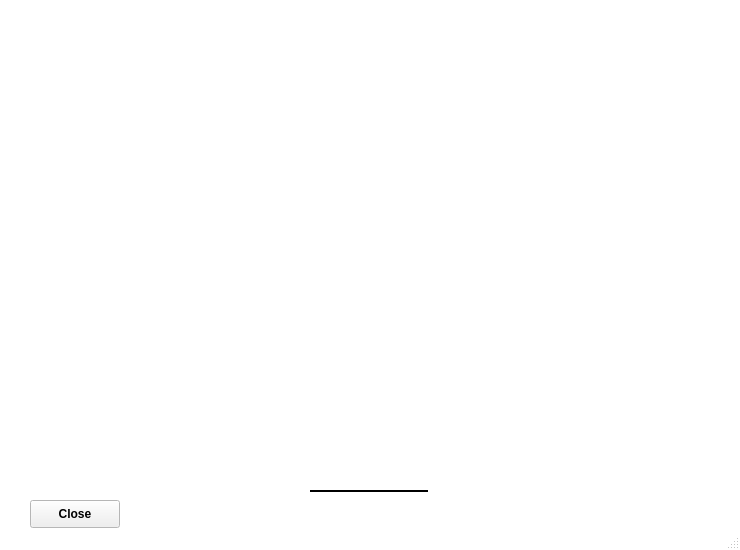
<?xml version="1.0" encoding="UTF-8"?>
<ui version="4.0">
 <class>ManualDialog</class>
 <widget class="QDialog" name="ManualDialog">
  <property name="geometry">
   <rect>
    <x>0</x>
    <y>0</y>
    <width>740</width>
    <height>550</height>
   </rect>
  </property>
  <property name="minimumSize">
   <size>
    <width>740</width>
    <height>550</height>
   </size>
  </property>
  <property name="palette">
   <palette>
    <active>
     <colorrole role="WindowText">
      <brush brushstyle="SolidPattern">
       <color alpha="255">
        <red>255</red>
        <green>255</green>
        <blue>255</blue>
       </color>
      </brush>
     </colorrole>
     <colorrole role="Base">
      <brush brushstyle="SolidPattern">
       <color alpha="255">
        <red>255</red>
        <green>255</green>
        <blue>255</blue>
       </color>
      </brush>
     </colorrole>
     <colorrole role="Window">
      <brush brushstyle="SolidPattern">
       <color alpha="255">
        <red>255</red>
        <green>255</green>
        <blue>255</blue>
       </color>
      </brush>
     </colorrole>
    </active>
    <inactive>
     <colorrole role="WindowText">
      <brush brushstyle="SolidPattern">
       <color alpha="255">
        <red>255</red>
        <green>255</green>
        <blue>255</blue>
       </color>
      </brush>
     </colorrole>
     <colorrole role="Base">
      <brush brushstyle="SolidPattern">
       <color alpha="255">
        <red>255</red>
        <green>255</green>
        <blue>255</blue>
       </color>
      </brush>
     </colorrole>
     <colorrole role="Window">
      <brush brushstyle="SolidPattern">
       <color alpha="255">
        <red>255</red>
        <green>255</green>
        <blue>255</blue>
       </color>
      </brush>
     </colorrole>
    </inactive>
    <disabled>
     <colorrole role="WindowText">
      <brush brushstyle="SolidPattern">
       <color alpha="255">
        <red>144</red>
        <green>141</green>
        <blue>139</blue>
       </color>
      </brush>
     </colorrole>
     <colorrole role="Base">
      <brush brushstyle="SolidPattern">
       <color alpha="255">
        <red>255</red>
        <green>255</green>
        <blue>255</blue>
       </color>
      </brush>
     </colorrole>
     <colorrole role="Window">
      <brush brushstyle="SolidPattern">
       <color alpha="255">
        <red>255</red>
        <green>255</green>
        <blue>255</blue>
       </color>
      </brush>
     </colorrole>
    </disabled>
   </palette>
  </property>
  <property name="windowTitle">
   <string>Dialog</string>
  </property>
  <property name="sizeGripEnabled">
   <bool>true</bool>
  </property>
  <widget class="QPushButton" name="closeButton">
   <property name="geometry">
    <rect>
     <x>30</x>
     <y>500</y>
     <width>90</width>
     <height>28</height>
    </rect>
   </property>
   <property name="palette">
    <palette>
     <active>
      <colorrole role="WindowText">
       <brush brushstyle="SolidPattern">
        <color alpha="255">
         <red>255</red>
         <green>255</green>
         <blue>255</blue>
        </color>
       </brush>
      </colorrole>
     </active>
     <inactive>
      <colorrole role="WindowText">
       <brush brushstyle="SolidPattern">
        <color alpha="255">
         <red>255</red>
         <green>255</green>
         <blue>255</blue>
        </color>
       </brush>
      </colorrole>
     </inactive>
     <disabled>
      <colorrole role="WindowText">
       <brush brushstyle="SolidPattern">
        <color alpha="255">
         <red>144</red>
         <green>141</green>
         <blue>139</blue>
        </color>
       </brush>
      </colorrole>
     </disabled>
    </palette>
   </property>
   <property name="font">
    <font>
     <pointsize>9</pointsize>
     <weight>75</weight>
     <bold>true</bold>
    </font>
   </property>
   <property name="focusPolicy">
    <enum>Qt::NoFocus</enum>
   </property>
   <property name="text">
    <string>Close</string>
   </property>
   <property name="autoDefault">
    <bool>false</bool>
   </property>
  </widget>
  <widget class="Line" name="line">
   <property name="enabled">
    <bool>true</bool>
   </property>
   <property name="geometry">
    <rect>
     <x>310</x>
     <y>490</y>
     <width>118</width>
     <height>3</height>
    </rect>
   </property>
   <property name="palette">
    <palette>
     <active>
      <colorrole role="WindowText">
       <brush brushstyle="SolidPattern">
        <color alpha="255">
         <red>0</red>
         <green>0</green>
         <blue>0</blue>
        </color>
       </brush>
      </colorrole>
      <colorrole role="Button">
       <brush brushstyle="SolidPattern">
        <color alpha="255">
         <red>48</red>
         <green>48</green>
         <blue>48</blue>
        </color>
       </brush>
      </colorrole>
      <colorrole role="Light">
       <brush brushstyle="SolidPattern">
        <color alpha="255">
         <red>72</red>
         <green>72</green>
         <blue>72</blue>
        </color>
       </brush>
      </colorrole>
      <colorrole role="Midlight">
       <brush brushstyle="SolidPattern">
        <color alpha="255">
         <red>60</red>
         <green>60</green>
         <blue>60</blue>
        </color>
       </brush>
      </colorrole>
      <colorrole role="Dark">
       <brush brushstyle="SolidPattern">
        <color alpha="255">
         <red>24</red>
         <green>24</green>
         <blue>24</blue>
        </color>
       </brush>
      </colorrole>
      <colorrole role="Mid">
       <brush brushstyle="SolidPattern">
        <color alpha="255">
         <red>32</red>
         <green>32</green>
         <blue>32</blue>
        </color>
       </brush>
      </colorrole>
      <colorrole role="Text">
       <brush brushstyle="SolidPattern">
        <color alpha="255">
         <red>48</red>
         <green>48</green>
         <blue>48</blue>
        </color>
       </brush>
      </colorrole>
      <colorrole role="BrightText">
       <brush brushstyle="SolidPattern">
        <color alpha="255">
         <red>48</red>
         <green>48</green>
         <blue>48</blue>
        </color>
       </brush>
      </colorrole>
      <colorrole role="ButtonText">
       <brush brushstyle="SolidPattern">
        <color alpha="255">
         <red>48</red>
         <green>48</green>
         <blue>48</blue>
        </color>
       </brush>
      </colorrole>
      <colorrole role="Base">
       <brush brushstyle="SolidPattern">
        <color alpha="255">
         <red>0</red>
         <green>0</green>
         <blue>0</blue>
        </color>
       </brush>
      </colorrole>
      <colorrole role="Window">
       <brush brushstyle="SolidPattern">
        <color alpha="255">
         <red>48</red>
         <green>48</green>
         <blue>48</blue>
        </color>
       </brush>
      </colorrole>
      <colorrole role="Shadow">
       <brush brushstyle="SolidPattern">
        <color alpha="255">
         <red>0</red>
         <green>0</green>
         <blue>0</blue>
        </color>
       </brush>
      </colorrole>
      <colorrole role="HighlightedText">
       <brush brushstyle="SolidPattern">
        <color alpha="255">
         <red>48</red>
         <green>48</green>
         <blue>48</blue>
        </color>
       </brush>
      </colorrole>
      <colorrole role="AlternateBase">
       <brush brushstyle="SolidPattern">
        <color alpha="255">
         <red>24</red>
         <green>24</green>
         <blue>24</blue>
        </color>
       </brush>
      </colorrole>
      <colorrole role="ToolTipBase">
       <brush brushstyle="SolidPattern">
        <color alpha="255">
         <red>255</red>
         <green>255</green>
         <blue>220</blue>
        </color>
       </brush>
      </colorrole>
      <colorrole role="ToolTipText">
       <brush brushstyle="SolidPattern">
        <color alpha="255">
         <red>0</red>
         <green>0</green>
         <blue>0</blue>
        </color>
       </brush>
      </colorrole>
     </active>
     <inactive>
      <colorrole role="WindowText">
       <brush brushstyle="SolidPattern">
        <color alpha="255">
         <red>0</red>
         <green>0</green>
         <blue>0</blue>
        </color>
       </brush>
      </colorrole>
      <colorrole role="Button">
       <brush brushstyle="SolidPattern">
        <color alpha="255">
         <red>48</red>
         <green>48</green>
         <blue>48</blue>
        </color>
       </brush>
      </colorrole>
      <colorrole role="Light">
       <brush brushstyle="SolidPattern">
        <color alpha="255">
         <red>72</red>
         <green>72</green>
         <blue>72</blue>
        </color>
       </brush>
      </colorrole>
      <colorrole role="Midlight">
       <brush brushstyle="SolidPattern">
        <color alpha="255">
         <red>60</red>
         <green>60</green>
         <blue>60</blue>
        </color>
       </brush>
      </colorrole>
      <colorrole role="Dark">
       <brush brushstyle="SolidPattern">
        <color alpha="255">
         <red>24</red>
         <green>24</green>
         <blue>24</blue>
        </color>
       </brush>
      </colorrole>
      <colorrole role="Mid">
       <brush brushstyle="SolidPattern">
        <color alpha="255">
         <red>32</red>
         <green>32</green>
         <blue>32</blue>
        </color>
       </brush>
      </colorrole>
      <colorrole role="Text">
       <brush brushstyle="SolidPattern">
        <color alpha="255">
         <red>48</red>
         <green>48</green>
         <blue>48</blue>
        </color>
       </brush>
      </colorrole>
      <colorrole role="BrightText">
       <brush brushstyle="SolidPattern">
        <color alpha="255">
         <red>48</red>
         <green>48</green>
         <blue>48</blue>
        </color>
       </brush>
      </colorrole>
      <colorrole role="ButtonText">
       <brush brushstyle="SolidPattern">
        <color alpha="255">
         <red>48</red>
         <green>48</green>
         <blue>48</blue>
        </color>
       </brush>
      </colorrole>
      <colorrole role="Base">
       <brush brushstyle="SolidPattern">
        <color alpha="255">
         <red>0</red>
         <green>0</green>
         <blue>0</blue>
        </color>
       </brush>
      </colorrole>
      <colorrole role="Window">
       <brush brushstyle="SolidPattern">
        <color alpha="255">
         <red>48</red>
         <green>48</green>
         <blue>48</blue>
        </color>
       </brush>
      </colorrole>
      <colorrole role="Shadow">
       <brush brushstyle="SolidPattern">
        <color alpha="255">
         <red>0</red>
         <green>0</green>
         <blue>0</blue>
        </color>
       </brush>
      </colorrole>
      <colorrole role="HighlightedText">
       <brush brushstyle="SolidPattern">
        <color alpha="255">
         <red>48</red>
         <green>48</green>
         <blue>48</blue>
        </color>
       </brush>
      </colorrole>
      <colorrole role="AlternateBase">
       <brush brushstyle="SolidPattern">
        <color alpha="255">
         <red>24</red>
         <green>24</green>
         <blue>24</blue>
        </color>
       </brush>
      </colorrole>
      <colorrole role="ToolTipBase">
       <brush brushstyle="SolidPattern">
        <color alpha="255">
         <red>255</red>
         <green>255</green>
         <blue>220</blue>
        </color>
       </brush>
      </colorrole>
      <colorrole role="ToolTipText">
       <brush brushstyle="SolidPattern">
        <color alpha="255">
         <red>0</red>
         <green>0</green>
         <blue>0</blue>
        </color>
       </brush>
      </colorrole>
     </inactive>
     <disabled>
      <colorrole role="WindowText">
       <brush brushstyle="SolidPattern">
        <color alpha="255">
         <red>24</red>
         <green>24</green>
         <blue>24</blue>
        </color>
       </brush>
      </colorrole>
      <colorrole role="Button">
       <brush brushstyle="SolidPattern">
        <color alpha="255">
         <red>48</red>
         <green>48</green>
         <blue>48</blue>
        </color>
       </brush>
      </colorrole>
      <colorrole role="Light">
       <brush brushstyle="SolidPattern">
        <color alpha="255">
         <red>72</red>
         <green>72</green>
         <blue>72</blue>
        </color>
       </brush>
      </colorrole>
      <colorrole role="Midlight">
       <brush brushstyle="SolidPattern">
        <color alpha="255">
         <red>60</red>
         <green>60</green>
         <blue>60</blue>
        </color>
       </brush>
      </colorrole>
      <colorrole role="Dark">
       <brush brushstyle="SolidPattern">
        <color alpha="255">
         <red>24</red>
         <green>24</green>
         <blue>24</blue>
        </color>
       </brush>
      </colorrole>
      <colorrole role="Mid">
       <brush brushstyle="SolidPattern">
        <color alpha="255">
         <red>32</red>
         <green>32</green>
         <blue>32</blue>
        </color>
       </brush>
      </colorrole>
      <colorrole role="Text">
       <brush brushstyle="SolidPattern">
        <color alpha="255">
         <red>24</red>
         <green>24</green>
         <blue>24</blue>
        </color>
       </brush>
      </colorrole>
      <colorrole role="BrightText">
       <brush brushstyle="SolidPattern">
        <color alpha="255">
         <red>48</red>
         <green>48</green>
         <blue>48</blue>
        </color>
       </brush>
      </colorrole>
      <colorrole role="ButtonText">
       <brush brushstyle="SolidPattern">
        <color alpha="255">
         <red>24</red>
         <green>24</green>
         <blue>24</blue>
        </color>
       </brush>
      </colorrole>
      <colorrole role="Base">
       <brush brushstyle="SolidPattern">
        <color alpha="255">
         <red>48</red>
         <green>48</green>
         <blue>48</blue>
        </color>
       </brush>
      </colorrole>
      <colorrole role="Window">
       <brush brushstyle="SolidPattern">
        <color alpha="255">
         <red>48</red>
         <green>48</green>
         <blue>48</blue>
        </color>
       </brush>
      </colorrole>
      <colorrole role="Shadow">
       <brush brushstyle="SolidPattern">
        <color alpha="255">
         <red>0</red>
         <green>0</green>
         <blue>0</blue>
        </color>
       </brush>
      </colorrole>
      <colorrole role="HighlightedText">
       <brush brushstyle="SolidPattern">
        <color alpha="255">
         <red>48</red>
         <green>48</green>
         <blue>48</blue>
        </color>
       </brush>
      </colorrole>
      <colorrole role="AlternateBase">
       <brush brushstyle="SolidPattern">
        <color alpha="255">
         <red>48</red>
         <green>48</green>
         <blue>48</blue>
        </color>
       </brush>
      </colorrole>
      <colorrole role="ToolTipBase">
       <brush brushstyle="SolidPattern">
        <color alpha="255">
         <red>255</red>
         <green>255</green>
         <blue>220</blue>
        </color>
       </brush>
      </colorrole>
      <colorrole role="ToolTipText">
       <brush brushstyle="SolidPattern">
        <color alpha="255">
         <red>0</red>
         <green>0</green>
         <blue>0</blue>
        </color>
       </brush>
      </colorrole>
     </disabled>
    </palette>
   </property>
   <property name="frameShadow">
    <enum>QFrame::Plain</enum>
   </property>
   <property name="lineWidth">
    <number>2</number>
   </property>
   <property name="midLineWidth">
    <number>2</number>
   </property>
   <property name="orientation">
    <enum>Qt::Horizontal</enum>
   </property>
  </widget>
 </widget>
 <resources/>
 <connections/>
</ui>
